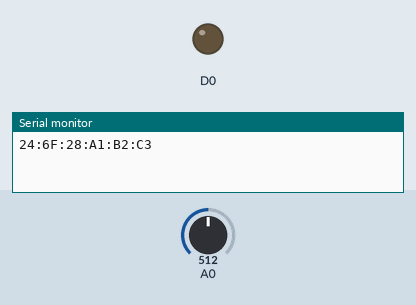
This sketch was run on a simulated ESP8266 (NodeMCU). On the bench: output pins drawn as LEDs (lit = HIGH), the last lines printed to the serial monitor. Inputs (shaded band) come from the test bench; at power-on: A0 = 512.

Above: at 6.8 s.
6.9 s: A0 set to 881
11.4 s: A0 set to 913
At 12.7 s:
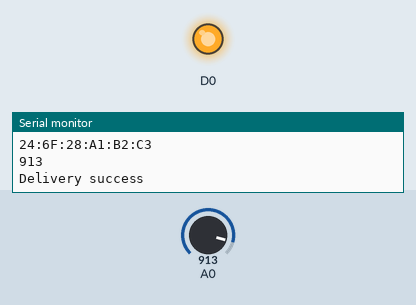
15.9 s: A0 set to 890
At 18.7 s:
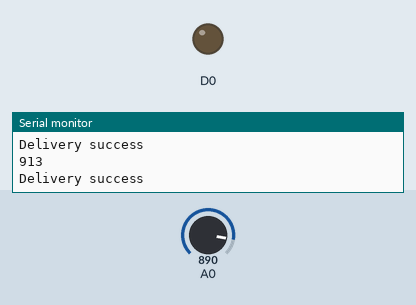
20.4 s: A0 set to 900
At 22.2 s:
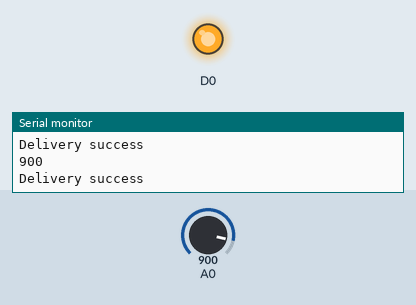
Timing chart, 0 to 23.7 s (numbered marks = the images above; inputs shaded):
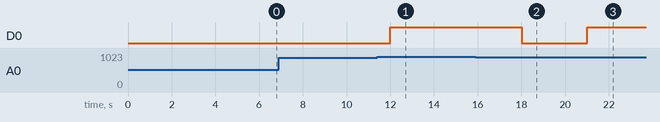

The sketch:

sender1.ino
```cpp
#include <ESP8266WiFi.h>
#include <espnow.h>

// REPLACE WITH RECEIVER MAC Address
uint8_t broadcastAddress[] = {0xE8, 0xDB, 0x84, 0xE0, 0x46, 0x35};

// Structure example to send data
// Must match the receiver structure
typedef struct struct_message {
  char msg[32];
  int val;
} struct_message;

struct_message myData;

//Declare variables
int prev_time = 0;
int curr_time;
const int DELAY = 3000;
const int THRESHOLD = 900;

// Callback when data is sent
void OnDataSent(uint8_t *mac_addr, uint8_t sendStatus) {
  if (sendStatus == 0){
    Serial.println("Delivery success");
  }
  else {
    Serial.println("Delivery fail");
  }
}

void setup() {
  Serial.begin(115200);

  // Set device as a Wi-Fi Station
  WiFi.mode(WIFI_STA);
  Serial.println(WiFi.macAddress());

  // Init ESP-NOW
  if (esp_now_init() != 0) {
    Serial.println("Error initializing ESP-NOW");
    return;
  }

  // Once ESPNow is successfully Init,
  //we will register for Send CB to get the status of Trasnmitted packet
  esp_now_set_self_role(ESP_NOW_ROLE_CONTROLLER);
  esp_now_register_send_cb(OnDataSent);

  // Register peer
  esp_now_add_peer(broadcastAddress, ESP_NOW_ROLE_SLAVE, 1, NULL, 0);

  pinMode(D0, OUTPUT);
}

void loop() {

  curr_time = millis();

  if ((curr_time - prev_time) > DELAY) {
    if(analogRead(A0) >= THRESHOLD) {

      strcpy(myData.msg, "Sender 1");
      myData.val = analogRead(A0);

      Serial.println(myData.val);

      digitalWrite(D0, HIGH);

      esp_now_send(broadcastAddress, (uint8_t *) &myData, sizeof(myData));
    }
    else {
      digitalWrite(D0, LOW);
    }
    prev_time = millis();
  }
}
```

Measured:
- the behaviour switches between 899 and 900 on A0 (found by bisection; images 0 and 1)
- after the input at 6.9 s, every drawn part: stays the same
- after the input at 11.4 s, D0: LOW → HIGH after 0.61 s
- after the input at 15.9 s, D0: HIGH → LOW after 2.1 s
- after the input at 20.4 s, D0: LOW → HIGH after 0.61 s
